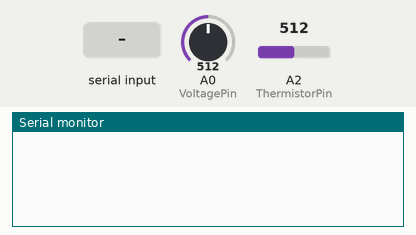
Simulated run of this sketch. Board: Arduino Uno, built with avr-gcc and run on an emulated ATmega328P. On the bench: the last lines printed to the serial monitor. The inputs (shaded band) are chosen by the test bench; at power-on: A0 (VoltagePin) = 512, A2 (ThermistorPin) = 512.

Above: at 1.2 s.
1.3 s: "Start Updates\n" received over Serial
At 2.4 s:
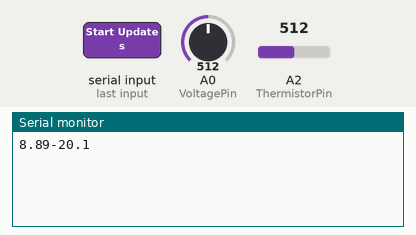
2.9 s: A0 (VoltagePin) set to 716
At 4.1 s:
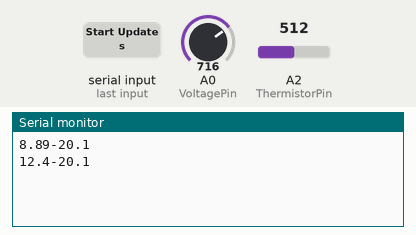
4.4 s: A2 (ThermistorPin) set to 716
At 5.6 s:
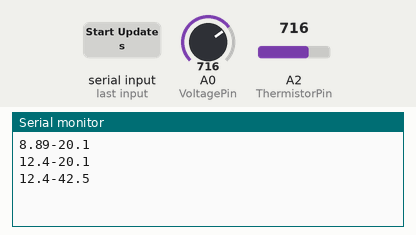
5.9 s: A0 (VoltagePin) set to 900
At 6.4 s:
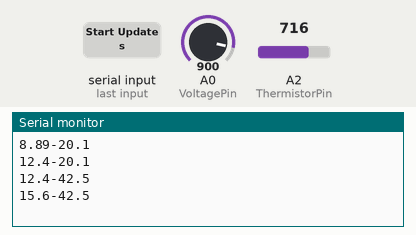
7.4 s: A2 (ThermistorPin) set to 900
At 8.1 s:
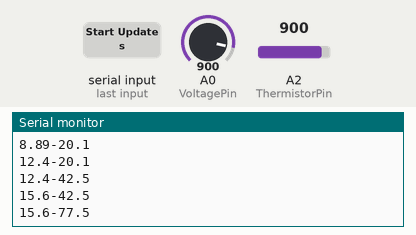
Timing chart, 0 to 9.9 s (numbered marks = the images above; inputs shaded):
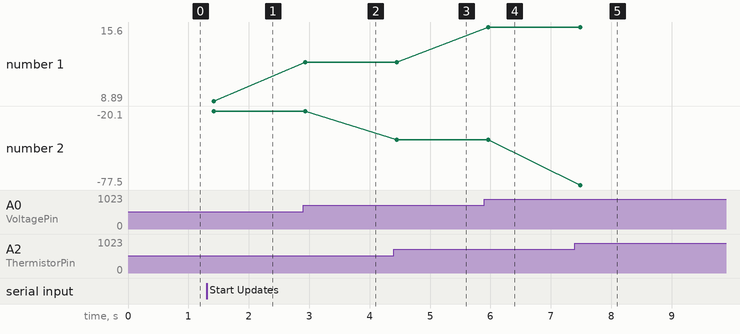

Measured:
- after the input at 1.3 s, the serial monitor: prints a new line after 0.12 s (image 1)
- after the input at 2.9 s, the serial monitor: prints a new line at once (image 2)
- after the input at 4.4 s, the serial monitor: prints a new line after 0.05 s (image 3)
- after the input at 5.9 s, the serial monitor: prints a new line after 0.07 s (image 4)
- after the input at 7.4 s, the serial monitor: prints a new line after 0.08 s (image 5)
- plotted number 1: 8.89 → 12.4 after the input at 2.9 s, 12.4 → 15.6 after the input at 5.9 s
- plotted number 2: -20.1 → -42.5 after the input at 4.4 s, -42.5 → -77.5 after the input at 7.4 s

The sketch:

Bluetooth.ino
```cpp
const int ThermistorPin = A2;
const float thermR1 = 12000;
const float c1 = 1.009249522e-03, c2 = 2.378405444e-04, c3 = 2.019202697e-07;

float logR2, thermR2, Tc;

const int VoltagePin = A0;
const float vDivR1 = 12;
const float vDivR2 = 4.7;
const float vScaleFactor = (vDivR1 + vDivR2) / vDivR2;
const float vPerADCCount = 0.0048828125;
float voltage;

bool transmit = false;

String currentTransmission;
String previousTransmission;

const int MAX_MESSAGE_LENGTH = 32;

void setup() {
  Serial.begin(9600);
}

void loop() {

  thermR2 = thermR1 * (1023.0 / (float)analogRead(ThermistorPin) - 1.0);
  logR2 = log(thermR2);
  Tc = (1.0 / (c1 + c2 * logR2 + c3 * logR2 * logR2 * logR2)) - 273.15;

  voltage = ((analogRead(VoltagePin) + 0.5) * vPerADCCount) * vScaleFactor;

  currentTransmission = String(voltage).substring(0, 4) + "-" + String(Tc).substring(0, 4);

  if (currentTransmission != previousTransmission) {

    if (transmit) {
      Serial.println(currentTransmission);

      previousTransmission = currentTransmission;
    }
  }

  while (Serial.available() > 0) {
    //Create a place to hold the incoming message
    static char message[MAX_MESSAGE_LENGTH];
    static unsigned int message_pos = 0;
    //Read the next available byte in the serial receive buffer
    char inByte = Serial.read();
    //Message coming in (check not terminating character) and guard for over message size
    if (inByte != '\n' && (message_pos < MAX_MESSAGE_LENGTH - 1)) {
      //Add the incoming byte to our message
      message[message_pos] = inByte;
      message_pos++;

      String incoming = String(message);

      if (incoming.indexOf("+++++C1") > -1) {
        //Serial.println("-- Connected!");
        //Do nothing?
        transmit = false;
      }

      if (incoming.indexOf("Start Updates") > -1) {
        //Serial.println("-- Start Updates");
        transmit = true;
      }

      if (incoming.indexOf("+-----C1") > -1) {
        //Serial.println("-- Disconnected!");
        transmit = false;
      }

      if (incoming.indexOf("Stop Updates") > -1) {
        //Serial.println("-- Stop Updates!");
        transmit = false;
      }
    } else {
      //Add null character to string
      message[message_pos] = '\0';
      message_pos = 0;
    }
  }

  delay(100);
}
```
